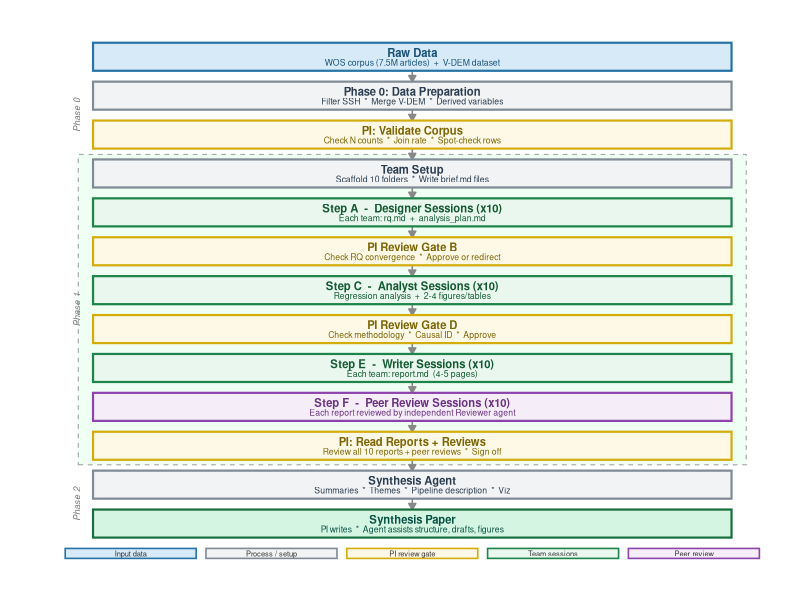

Here is the R script that generated this plot:
# scripts/plot_pipeline.R
# Generates figures/pipeline.png for PLAN.md
# Run from project root: Rscript scripts/plot_pipeline.R

library(ggplot2)
library(dplyr)
library(tibble)

# ── 1. Step definitions ───────────────────────────────────────────────────────

steps <- tribble(
  ~id, ~main,                                   ~sub,                                                    ~type,
   1,  "Raw Data",                               "WOS corpus (7.5M articles)  +  V-DEM dataset",          "data",
   2,  "Phase 0: Data Preparation",              "Filter SSH  *  Merge V-DEM  *  Derived variables",      "process",
   3,  "PI: Validate Corpus",                    "Check N counts  *  Join rate  *  Spot-check rows",      "gate",
   4,  "Team Setup",                             "Scaffold 10 folders  *  Write brief.md files",          "process",
   5,  "Step A  -  Designer Sessions (x10)",     "Each team: rq.md  +  analysis_plan.md",                 "parallel",
   6,  "PI Review Gate B",                       "Check RQ convergence  *  Approve or redirect",          "gate",
   7,  "Step C  -  Analyst Sessions (x10)",      "Regression analysis  +  2-4 figures/tables",            "parallel",
   8,  "PI Review Gate D",                       "Check methodology  *  Causal ID  *  Approve",           "gate",
   9,  "Step E  -  Writer Sessions (x10)",       "Each team: report.md  (4-5 pages)",                     "parallel",
  10,  "Step F  -  Peer Review Sessions (x10)",  "Each report reviewed by independent Reviewer agent",    "review",
  11,  "PI: Read Reports + Reviews",             "Review all 10 reports + peer reviews  *  Sign off",     "gate",
  12,  "Synthesis Agent",                        "Summaries  *  Themes  *  Pipeline description  *  Viz", "process",
  13,  "Synthesis Paper",                        "PI writes  *  Agent assists structure, drafts, figures", "output"
)

# ── 2. Layout geometry ────────────────────────────────────────────────────────

n   <- nrow(steps)
bh  <- 0.62   # box half-height
gap <- 0.48   # gap between consecutive boxes

# step 1 at top (highest y), step 13 at bottom (lowest y)
steps <- steps |>
  mutate(cy = rev(seq(bh, bh + (n - 1) * (2 * bh + gap), by = 2 * bh + gap)))

# arrows: bottom of step i -> top of step i+1
arrows_df <- tibble(
  y    = steps$cy[-n] - bh,
  yend = steps$cy[-1] + bh
)

# ── 3. Colour palette ─────────────────────────────────────────────────────────

fill_pal   <- c(data     = "#D6EAF8",
                process  = "#F2F3F4",
                gate     = "#FEF9E7",
                parallel = "#E9F7EF",
                review   = "#F5EEF8",
                output   = "#D5F5E3")

border_pal <- c(data     = "#2874A6",
                process  = "#808B96",
                gate     = "#D4AC0D",
                parallel = "#1E8449",
                review   = "#8E44AD",
                output   = "#196F3D")

text_pal   <- c(data     = "#1A5276",
                process  = "#2C3E50",
                gate     = "#7D6608",
                parallel = "#145A32",
                review   = "#6C3483",
                output   = "#0B5345")

steps <- steps |>
  mutate(fc = fill_pal[type],
         bc = border_pal[type],
         tc = text_pal[type])

# ── 4. Computed reference points ─────────────────────────────────────────────

phase1_top <- steps$cy[steps$id ==  4] + bh + 0.22
phase1_bot <- steps$cy[steps$id == 11] - bh - 0.22
phase1_mid <- (phase1_top + phase1_bot) / 2

phase2_mid <- (steps$cy[steps$id == 12] + steps$cy[steps$id == 13]) / 2
phase0_mid <- (steps$cy[steps$id ==  2] + steps$cy[steps$id ==  3]) / 2

box_left   <- -3.9
label_x    <- -4.1   # left-margin phase label x

# ── 5. Legend ─────────────────────────────────────────────────────────────────

leg_y  <- steps$cy[n] - bh - 0.70
leg_bw <- 0.80
leg_bh <- 0.22
leg <- tibble(
  x     = c(-3.44, -1.72, 0, 1.72, 3.44),
  label = c("Input data", "Process / setup", "PI review gate", "Team sessions", "Peer review"),
  fill  = unname(fill_pal[c("data", "process", "gate", "parallel", "review")]),
  bdr   = unname(border_pal[c("data", "process", "gate", "parallel", "review")])
)

# ── 6. Build plot ─────────────────────────────────────────────────────────────

p <- ggplot() +

  # Phase 1 background band (team workflow, steps 4-11)
  annotate("rect",
    xmin = box_left - 0.18, xmax = 3.9 + 0.18,
    ymin = phase1_bot, ymax = phase1_top,
    fill = "#F0FFF4", color = "#AAAAAA", linetype = "dashed", linewidth = 0.4
  ) +

  # Phase labels (left margin, rotated)
  annotate("text", x = label_x, y = phase0_mid,
    label = "Phase 0", angle = 90, size = 2.3,
    color = "#777777", fontface = "italic", family = "sans") +
  annotate("text", x = label_x, y = phase1_mid,
    label = "Phase 1", angle = 90, size = 2.3,
    color = "#777777", fontface = "italic", family = "sans") +
  annotate("text", x = label_x, y = phase2_mid,
    label = "Phase 2", angle = 90, size = 2.3,
    color = "#777777", fontface = "italic", family = "sans") +

  # Arrows
  geom_segment(
    data = arrows_df,
    aes(x = 0, xend = 0, y = y, yend = yend),
    arrow = arrow(length = unit(5, "pt"), type = "closed"),
    color = "#888888", linewidth = 0.55
  ) +

  # Box fills and borders
  geom_rect(
    data = steps,
    aes(xmin = box_left, xmax = 3.9, ymin = cy - bh, ymax = cy + bh),
    fill  = steps$fc,
    color = steps$bc,
    linewidth = 0.75
  ) +

  # Main (bold) label — upper half of box
  geom_text(
    data = steps,
    aes(x = 0, y = cy + 0.19, label = main),
    size = 2.85, fontface = "bold",
    color = steps$tc, family = "sans"
  ) +

  # Sub label — lower half of box
  geom_text(
    data = steps,
    aes(x = 0, y = cy - 0.24, label = sub),
    size = 2.2,
    color = steps$tc, family = "sans"
  ) +

  # Legend boxes
  geom_rect(
    data = leg,
    aes(xmin = x - leg_bw, xmax = x + leg_bw,
        ymin = leg_y - leg_bh, ymax = leg_y + leg_bh),
    fill = leg$fill, color = leg$bdr, linewidth = 0.55
  ) +
  geom_text(
    data = leg,
    aes(x = x, y = leg_y, label = label),
    size = 1.9, color = "#333333", family = "sans"
  ) +

  coord_cartesian(
    xlim = c(-4.5, 4.2),
    ylim = c(leg_y - leg_bh - 0.30, steps$cy[1] + bh + 0.35)
  ) +
  theme_void() +
  theme(
    legend.position = "none",
    plot.background = element_rect(fill = "white", color = NA),
    plot.margin     = margin(6, 6, 6, 6)
  )

# ── 7. Save ───────────────────────────────────────────────────────────────────

dir.create("figures", showWarnings = FALSE)
ggsave("figures/pipeline.png", p,
       width = 5.8, height = 14.5, dpi = 220, bg = "white")
cat("Saved: figures/pipeline.png\n")
